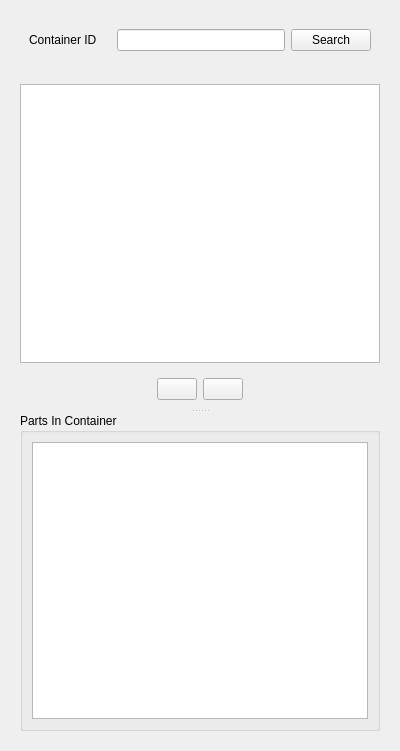
<?xml version="1.0" encoding="UTF-8"?>
<ui version="4.0">
 <class>ContainerWidget</class>
 <widget class="QWidget" name="ContainerWidget">
  <property name="geometry">
   <rect>
    <x>0</x>
    <y>0</y>
    <width>400</width>
    <height>751</height>
   </rect>
  </property>
  <property name="windowTitle">
   <string notr="true"/>
  </property>
  <layout class="QVBoxLayout" name="verticalLayout" stretch="0,1">
   <item>
    <widget class="QWidget" name="widget" native="true">
     <layout class="QVBoxLayout" name="verticalLayout_4">
      <item>
       <widget class="QWidget" name="widget_4" native="true">
        <layout class="QFormLayout" name="formLayout">
         <property name="horizontalSpacing">
          <number>20</number>
         </property>
         <item row="0" column="0">
          <widget class="QLabel" name="label">
           <property name="text">
            <string>Container ID</string>
           </property>
          </widget>
         </item>
         <item row="0" column="1">
          <widget class="QWidget" name="widget_6" native="true">
           <layout class="QHBoxLayout" name="horizontalLayout_2">
            <property name="margin">
             <number>0</number>
            </property>
            <item>
             <widget class="QLineEdit" name="contIdField"/>
            </item>
            <item>
             <widget class="QPushButton" name="contSearchButton">
              <property name="text">
               <string>Search</string>
              </property>
             </widget>
            </item>
           </layout>
          </widget>
         </item>
        </layout>
       </widget>
      </item>
     </layout>
    </widget>
   </item>
   <item>
    <widget class="QWidget" name="widget" native="true">
     <layout class="QVBoxLayout" name="verticalLayout_5">
      <item>
       <widget class="QSplitter" name="splitter">
        <property name="orientation">
         <enum>Qt::Vertical</enum>
        </property>
        <widget class="QWidget" name="widget_2" native="true">
         <layout class="QVBoxLayout" name="verticalLayout_2">
          <item>
           <widget class="QTableView" name="contTableView">
            <property name="sortingEnabled">
             <bool>true</bool>
            </property>
            <attribute name="horizontalHeaderStretchLastSection">
             <bool>true</bool>
            </attribute>
           </widget>
          </item>
          <item>
           <widget class="QWidget" name="widget_2" native="true">
            <layout class="QHBoxLayout" name="horizontalLayout">
             <item>
              <spacer name="horizontalSpacer">
               <property name="orientation">
                <enum>Qt::Horizontal</enum>
               </property>
               <property name="sizeHint" stdset="0">
                <size>
                 <width>40</width>
                 <height>20</height>
                </size>
               </property>
              </spacer>
             </item>
             <item>
              <widget class="QPushButton" name="contAddButton">
               <property name="text">
                <string/>
               </property>
               <property name="icon">
                <iconset theme="list-add">
                 <normaloff/>
                </iconset>
               </property>
              </widget>
             </item>
             <item>
              <widget class="QPushButton" name="contRemoveButton">
               <property name="text">
                <string/>
               </property>
               <property name="icon">
                <iconset theme="list-remove">
                 <normaloff/>
                </iconset>
               </property>
              </widget>
             </item>
             <item>
              <spacer name="horizontalSpacer_2">
               <property name="orientation">
                <enum>Qt::Horizontal</enum>
               </property>
               <property name="sizeHint" stdset="0">
                <size>
                 <width>40</width>
                 <height>20</height>
                </size>
               </property>
              </spacer>
             </item>
            </layout>
           </widget>
          </item>
         </layout>
        </widget>
        <widget class="QGroupBox" name="groupBox_3">
         <property name="title">
          <string>Parts In Container</string>
         </property>
         <layout class="QVBoxLayout" name="verticalLayout_3">
          <item>
           <widget class="QTableView" name="partTableView">
            <property name="font">
             <font>
              <pointsize>11</pointsize>
             </font>
            </property>
           </widget>
          </item>
         </layout>
        </widget>
       </widget>
      </item>
     </layout>
    </widget>
   </item>
  </layout>
 </widget>
 <resources/>
 <connections/>
</ui>
